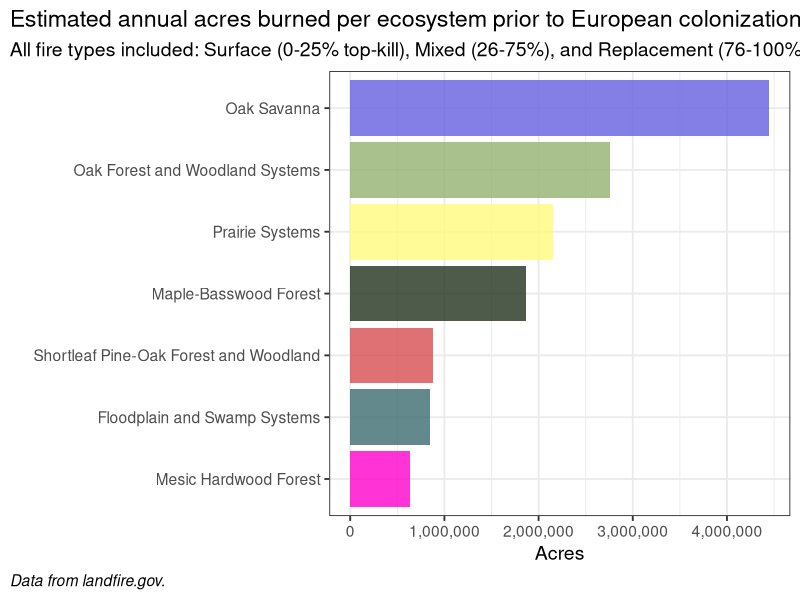

This figure's R source:
## ---- chunk 1

library(tidyverse)
library(scales)
library(stringr)


# read bps attribute table .csv and summarize.  Randy Swaty added a "display_name" field to use in charts.  These names match those in the BpS map, and were 'manually' created by Randy.

bps_data <- read.csv("data/bps_aoi_attributes.csv") 

fire_data <- bps_data %>%
  drop_na(FRI_ALLFIR) %>%
  group_by(display_name) %>%
  mutate(display_mfri = (mean(FRI_ALLFIR))) %>%
  mutate(display_acres = sum(ACRES)) %>%
  mutate(display_percent = sum(REL_PERCENT)) %>%
  mutate(display_fire_acres = ((1/display_mfri)*display_acres)) %>%
  filter(display_name != 'Other')  %>%
  arrange(desc(display_fire_acres))
 
fire_chart_data <- fire_data %>%
  group_by(display_name) %>%
  summarize(acres = mean(ACRES)) %>%
  arrange(desc(acres))

# plot
fireChart <- 
  ggplot(data = fire_chart_data, aes(x = reorder(display_name, acres), y = acres, fill = display_name)) +
  geom_bar(stat = "identity", alpha = 0.8) +
  labs(
    title = "Estimated annual acres burned per ecosystem prior to European colonization",
    subtitle = "All fire types included: Surface (0-25% top-kill), Mixed (26-75%), and Replacement (76-100%)." ,
    caption = "Data from landfire.gov.",
    x = "",
    y = "Acres") +
  scale_y_continuous(name = 'Acres', labels = comma) +
  coord_flip() +
  theme_bw(base_size = 14) +
  theme(plot.caption = element_text(hjust = 0, face = "italic"),
        plot.title.position = "plot", 
        plot.caption.position =  "plot") +
  scale_fill_manual(values = c("Oak Savanna" = "#665ee1",
                               "Oak Forest and Woodland Systems" = "#93b371",
                               "Prairie Systems" = "#fffb7f",
                               "Maple-Basswood Forest" = "#22331f",
                               "Shortleaf Pine-Oak Forest and Woodland" = "#d74d51",
                               "Floodplain and Swamp Systems" = "#3d6c6f",
                               "Mesic Hardwood Forest" = "#ff01cc")) +
  theme(legend.position = 'none')



fireChart

